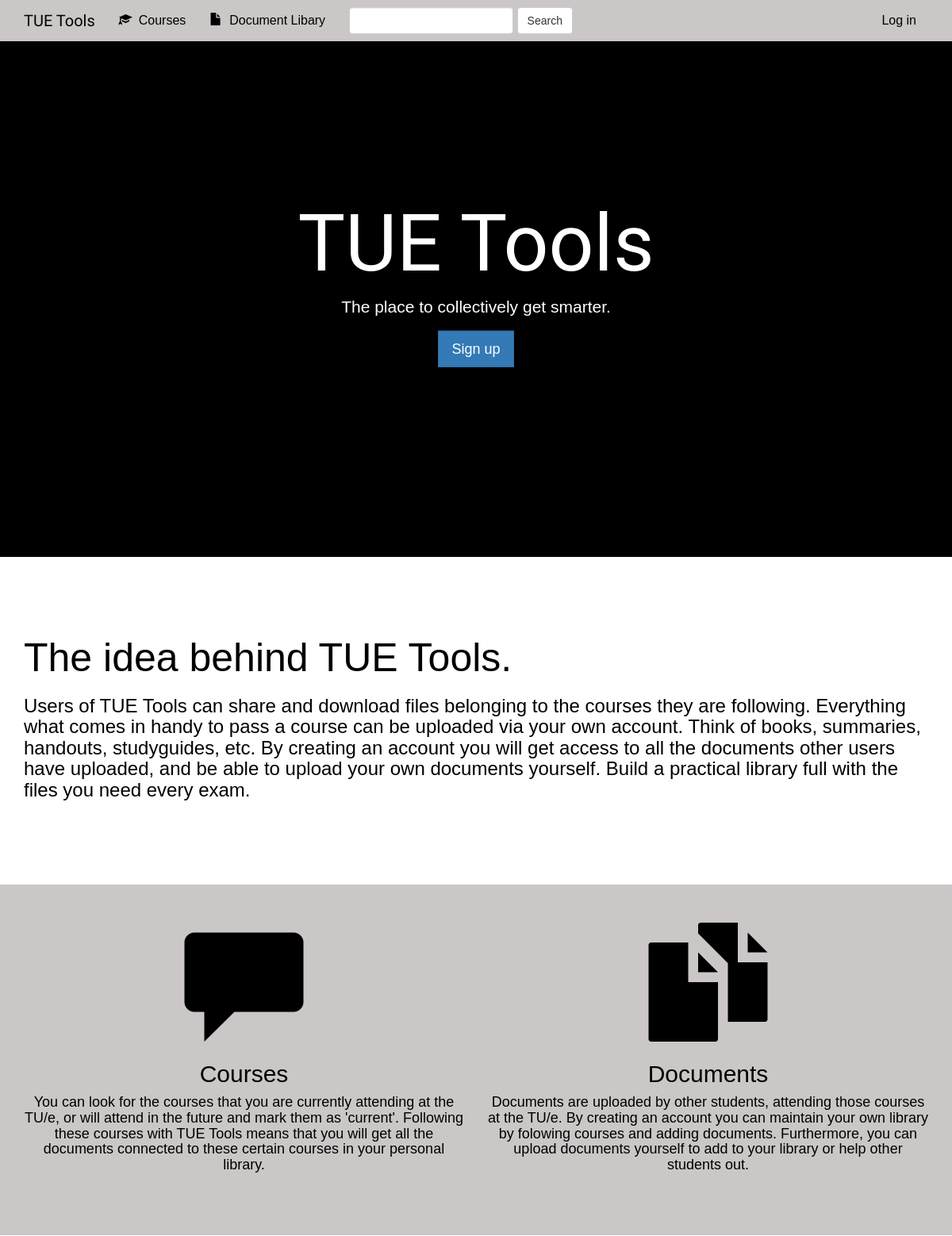
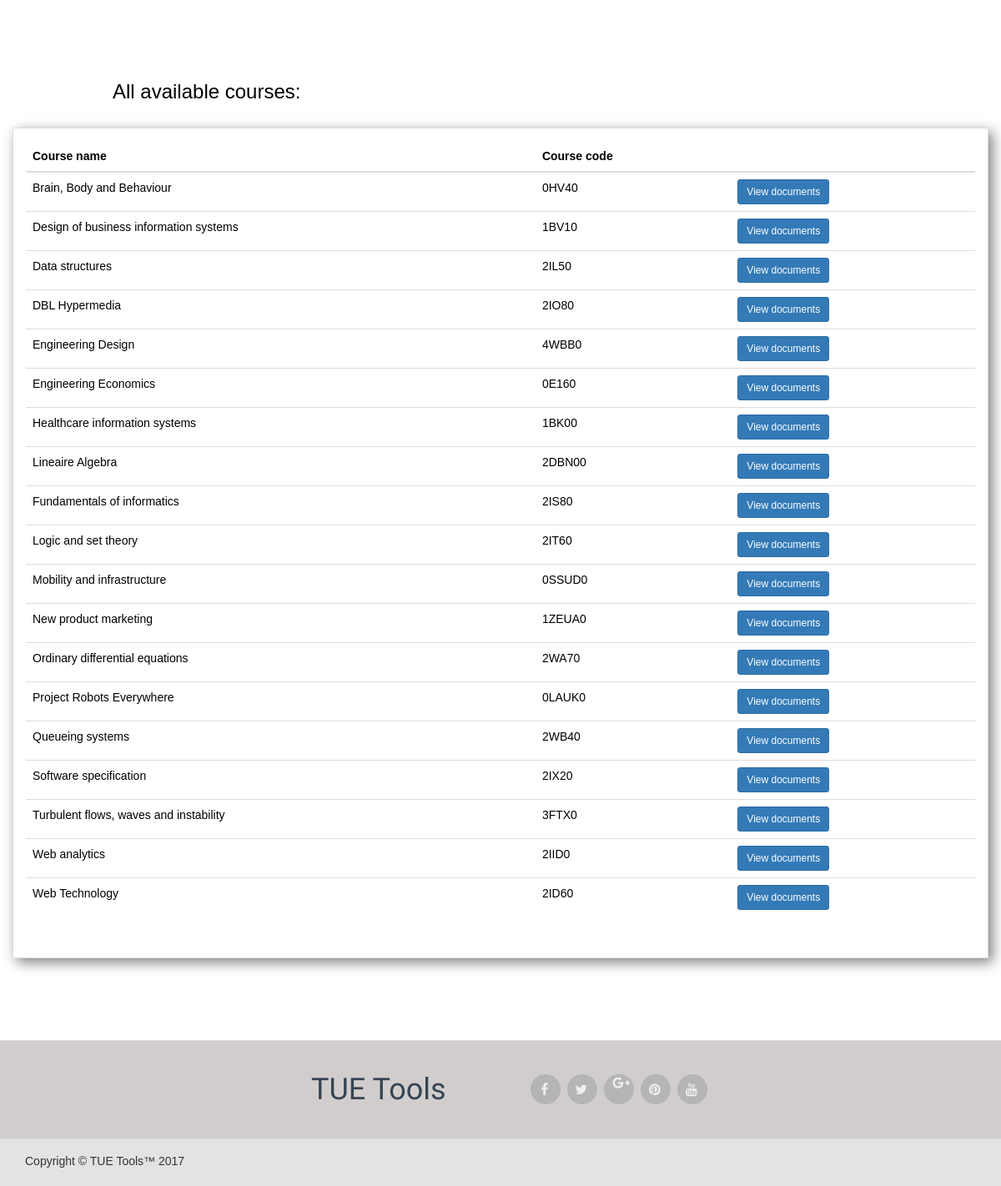
The app's page /tuetools/ with its own data (2 pictures, top to bottom).
### tuetools/models.py (models this page shows, shortened)
class Course(models.Model):
    course_name = models.CharField(max_length=100)
    course_code = models.CharField(max_length=10)
    is_current_course = models.BooleanField(default=False)

### tuetools/views.py (the view)
def index(request):
	courses = Course.objects.all()
	documents_result = Document.objects.all()
	query = request.GET.get("q")
	if query:
		courses = courses.filter(
			Q(course_name__icontains=query) |
			Q(course_code__icontains=query)
		).distinct()
		documents_result = documents_result.filter(
			Q(document_name__icontains=query)
		).distinct()
		return render(request, 'tuetools/index.html', {
			'courses': courses,
			'documents': documents_result,
		})
	else:
		return render(request, 'tuetools/index.html', {'courses': courses})

### tuetools/templates/tuetools/index.html (shortened to what this page needs)
{% extends 'tuetools/base.html' %}
{% block body %}
<div class="jumbotron jumbotron-header">
	<div class="container container-header">
	  <h1 class="namebrand">TUE Tools</h1>
	  <p>The place to collectively get smarter.</p>
	  <p><a class="btn btn-primary btn-lg" href="{% url 'tuetools:register' %}" role="button">Sign up</a></p>
	</div>
</div>
<div class="jumbotron jumbotron-second">
	<div class="container container-second">
		<h1 class="head">The idea behind TUE Tools.</h1>
		<h3>Users of TUE Tools can share and download files belonging to the courses they are following. Everything what comes in handy to pass a course can be uploaded via your own account. Think of books, summaries, handouts, studyguides, etc. By creating an account you will get access to all the documents other users have uploaded, and be able to upload your own documents yourself. Build a practical library full with the files you need every exam. </h3>
	</div>
</div>
<div class="jumbotron jumbotron-offers">
	<div class="container offers">
		<div class="row">
			<div class="col-lg-6">
				<span class="glyphicon glyphicon-comment"></span>
				<h2 class="heading">Courses</h2>
				<h4>You can look for the courses that you are currently attending at the TU/e, or will attend in the future and mark them as 'current'. Following these courses with TUE Tools means that you will get all the documents connected to these certain courses in your personal library.</h4>
			</div>
			<div class="col-lg-6">
				<span class="glyphicon glyphicon-duplicate"></span>
				<h2>Documents</h2>
				<h4>Documents are uploaded by other students, attending those courses at the TU/e. By creating an account you can maintain your own library by folowing courses and adding documents. Furthermore, you can upload documents yourself to add to your library or help other students out. </h4>
			</div>
		</div>
	</div>
</div>
<div class="jumbotron jumbotron-courses">
	<div class="courses-container container">
		<h3 class="table-title">All available courses:</h3>
		<div class="row">
				   <div class="panel panel-default">
					<div class="panel-body">
						<table class="table">
							<thead>
							<tr>
								<th>Course name</th>
								<th>Course code</th>
								<th> </th>
							</tr>
							</thead>
							<tbody>
							{% for course in courses %}
								<tr>
									<td>{{ course.course_name }}</td>
									<td>{{ course.course_code }}</td>
									<td>
										<a href="{% url 'tuetools:detail' course.id %}" class="btn btn-primary btn-sm" role="button">View documents</a>
									</td>
								</tr>
							{% endfor %}
							</tbody>
						</table>
					</div>
				</div>
		</div>
	</div>
</div>
	{% endblock %}

### tuetools/templates/tuetools/base.html (shortened to what this page needs)
<!DOCTYPE html>
<html lang="en">
<head>
    {% load staticfiles %}
    <link rel="stylesheet" href="https://maxcdn.bootstrapcdn.com/bootstrap/3.3.7/css/bootstrap.min.css">
    <link rel="stylesheet" type="text/css" href="{% static '/tuetools/style.css' %}"/>
	<link href="//maxcdn.bootstrapcdn.com/font-awesome/4.2.0/css/font-awesome.min.css" rel="stylesheet">
</head>
<body>
<nav class="navbar navbar-inverse">
    <div class="container">
        <div class="navbar-header">
            <a class="navbar-brand" href="{% url 'tuetools:index' %}">TUE Tools</a>
        </div>
        <div class="collapse navbar-collapse" id="navBarTop">
            <ul class="nav navbar-nav">
                <li class="{% block courses_active %}{% endblock %}"><a href="{% url 'tuetools:courses_list' %}"><span class="glyphicon glyphicon-education" aria-hidden="true"></span>&nbsp; Courses</a></li>
                <li class="{% block documents_active %}{% endblock %}"><a href="{% url 'tuetools:documents_list' %}"><span class="glyphicon glyphicon-file" aria-hidden="true"></span>&nbsp; Document Libary</a></li>
            </ul>
            <form class="navbar-form navbar-left" role="search" method="get" action="{% url 'tuetools:courses_list' %}">
                <div class="form-group">
                    <input type="text" class="form-control" name="q" value="{{ request.GET.q }}">
                </div>
                <button type="submit" class="btn btn-default">Search</button>
            </form>
            <ul class="nav navbar-nav navbar-right">
                {% if user.is_authenticated %}
                    <li><a href="{% url 'tuetools:documents_uploaded' %}">Hello, {{ user.username }}</a></li>
                    <li><a href="{% url 'tuetools:logout_user' %}"><span class="glyphicon glyphicon-off" aria-hidden="true"></span>&nbsp; Logout</a></li>
                {% else %}
                    <li class="{% block login_active %}{% endblock %}"><a href="{% url 'tuetools:login_user' %}">Log in</a></li>
                {% endif %}
            </ul>
        </div>
    </div>
</nav>
{% block body %}
{% endblock %}
<footer>
    <div class="footer" id="footer">
        <div class="container">
            <div class="row">
                    <h1 class="name col-md-3 col-md-offset-3"> TUE Tools </h1>
                <div class="col-md-3">
                    <ul class="social">
                        <li> <a href="https://www.facebook.com/"> <i class=" fa fa-facebook">   </i> </a> </li>
                        <li> <a href="https://twitter.com/"> <i class="fa fa-twitter">   </i> </a> </li>
                        <li> <a href="https://plus.google.com/"> <i class="fa fa-google-plus">   </i> </a> </li>
                        <li> <a href="https://pinterest.com/"> <i class="fa fa-pinterest">   </i> </a> </li>
                        <li> <a href="https://www.youtube.com/"> <i class="fa fa-youtube">   </i> </a> </li>
                    </ul>
                </div>
            </div>
        </div>
    </div>
    <div class="footer-bottom">
        <div class="container">
            <p class="pull-left"> Copyright © TUE Tools™ 2017 </p>
        </div>
    </div>
</footer>
</body>
</html>

### tuetools/static/tuetools/style.css (style rules this page uses)
body { font-family: "Trebuchet MS", Helvetica, sans-serif; font-weight: 300; }
.navbar { border-radius: 0; background-color: #CBC7C7; font-family: "Trebuchet MS", Helvetica, sans-serif; font-weight: 300; font-size: 16px; margin-bottom: 0px; }
.navbar-inverse .navbar-nav>li>a { color: #000000; }
.navbar-inverse { background-color: #CBC7C7; border-color: #CBC7C7; }
.navbar-brand { font-family: 'Exo', sans-serif; font-size: 20px; }
.navbar-inverse .navbar-brand { color: #000000; }
h1.name { font-family: 'Exo', sans-serif; line-height: 27px; margin-top: 5px; margin-bottom: 0; padding: 0; color: #364452; text-align: center; }
.footer { background: #D2CDCD; height: auto; padding-top: 40px; padding-bottom: 40px; position: relative; width: 100%; border-bottom: 1px solid #CCCCCC; border-top: 1px solid #DDDDDD; }
.footer ul { font-size: 13px; list-style-type: none; color: #7F8C8D; line-height: 27px; padding-left:0; width:220px; margin:0 auto; }
.footer ul li a { padding: 0 0 5px 0; display: block; }
.footer a { color: #78828D }
.social li { background: none repeat scroll 0 0 #B5B5B5; border: 2px solid #B5B5B5; -webkit-border-radius: 50%; -moz-border-radius: 50%; -o-border-radius: 50%; -ms-border-radius: 50%; border-radius: 50%; float: left; height: 36px; line-height: 36px; margin: 0 8px 0 0; padding: 0; text-align: center; width: 36px; transition: all 0.5s ease 0s; -moz-transition: all 0.5s ease 0s; -webkit-transition: all 0.5s ease 0s; -ms-transition: all 0.5s ease 0s; -o-transition: all 0.5s ease 0s; }
.social li a { color: #EDEFF1; }
.social li a i { font-size: 16px; margin: 0 0 0 5px; color: #EDEFF1 !important; }
.footer-bottom { background: #E3E3E3; border-top: 1px solid #DDDDDD; padding-top: 10px; padding-bottom: 10px; }
.footer-bottom p.pull-left { padding-top: 6px; }
.jumbotron-header { background-color: #000000; height: 650px; color: #fff; text-align: center; margin-bottom: 0; }
.container-header { position: relative; top: 50%; transform: translateY(-70%); }
.namebrand, .p { margin-top: 110px; margin-bottom: 10px; }
h1.namebrand { font-family: 'Exo', sans-serif; font-size: 100px; }
.btn-group-lg>.btn, .btn-lg { padding: 10px 16px; font-size: 18px; line-height: 1.3333333; border-radius: 0; }
.jumbotron-second { background-color: #FFFFFF; color: #000000; margin-bottom: 0; }
h1.head { margin-top: 100px; font-size: 50px; }
.container-second { position: relative; top: 50%; transform: translateY(-15%); }
.offers .col-lg-6 { margin-bottom: 20px; text-align: center; }
.jumbotron-offers { background-color: #CBC7C7; color: #000000 }
.glyphicon-comment { font-size: 150px; }
.glyphicon-duplicate { font-size: 150px; }
.jumbotron-courses { background-color: #FFFFFF; color: #000000 }
h3.table-title { margin-left: 105px; }
.panel { margin-top: 20px; box-shadow: 5px 5px 15px grey; border-radius: 0px; padding: 0 0 1em 0; }

### records on screen
Course: course_name "Brain, Body and Behaviour", course_code "0HV40"
Course: course_name "Design of business information systems", course_code "1BV10"
Course: course_name "Data structures", course_code "2IL50"
Course: course_name "DBL Hypermedia", course_code "2IO80"
Course: course_name "Engineering Design", course_code "4WBB0"
Course: course_name "Engineering Economics", course_code "0E160"
Course: course_name "Healthcare information systems", course_code "1BK00"
Course: course_name "Lineaire Algebra", course_code "2DBN00"
Course: course_name "Fundamentals of informatics", course_code "2IS80"
Course: course_name "Logic and set theory", course_code "2IT60"
Course: course_name "Mobility and infrastructure", course_code "0SSUD0"
Course: course_name "New product marketing", course_code "1ZEUA0"
Course: course_name "Ordinary differential equations", course_code "2WA70"
Course: course_name "Project Robots Everywhere", course_code "0LAUK0"
Course: course_name "Queueing systems", course_code "2WB40"
Course: course_name "Software specification", course_code "2IX20"
Course: course_name "Turbulent flows, waves and instability", course_code "3FTX0"
Course: course_name "Web analytics", course_code "2IID0"
Course: course_name "Web Technology", course_code "2ID60"
